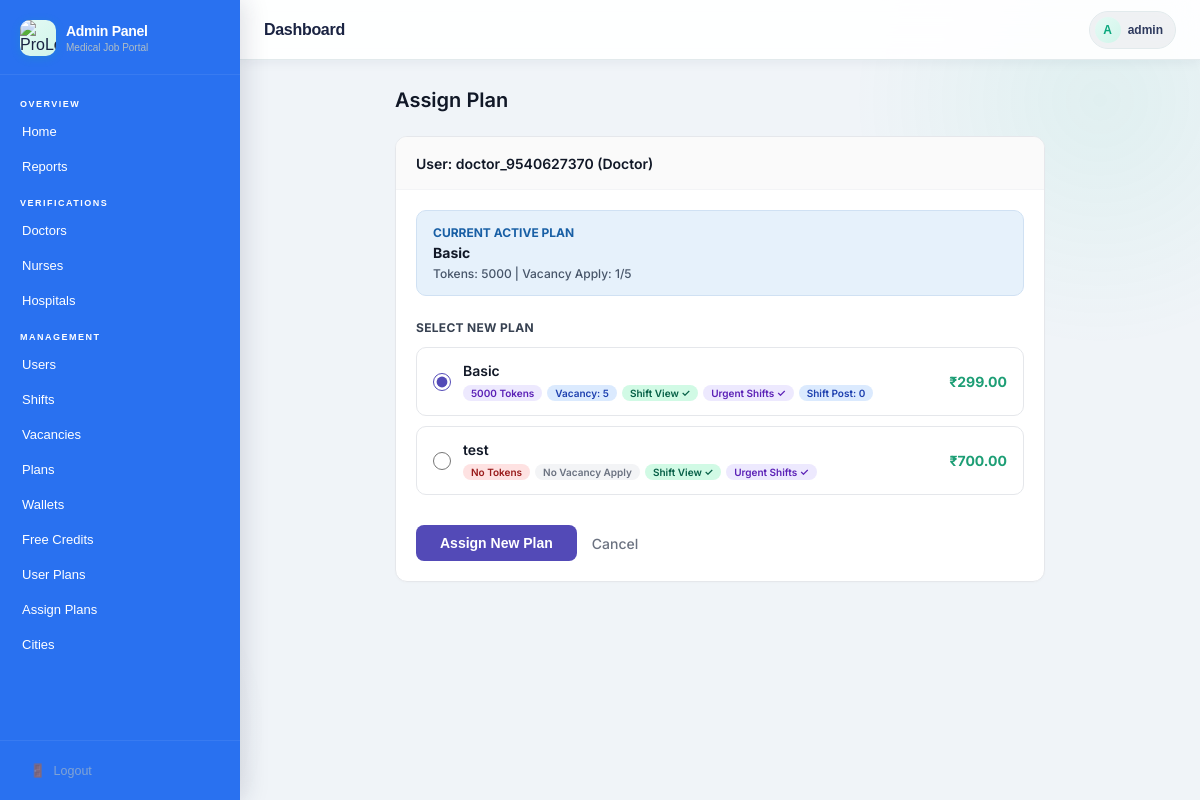
The page /plans/assign/38/ (signed in) on the database its author committed.
### users/models.py (models this page shows, shortened)
class CustomUser(AbstractUser):
    ROLE_CHOICES = (
        ('doctor', 'Doctor'),
        ('nurse', 'Nurse'),
        ('hospital', 'Hospital'),
        ('admin', 'Admin'),
    )
    role   = models.CharField(max_length=20, choices=ROLE_CHOICES)
    mobile = models.CharField(max_length=10, unique=True, null=True, blank=True)  # ✅ Unique mobile

### plans/models.py (models this page shows, shortened)
class UserPlan(models.Model):
    user      = models.ForeignKey(User, on_delete=models.CASCADE, related_name='plans')
    plan      = models.ForeignKey(Plan, on_delete=models.SET_NULL, null=True)
    is_active = models.BooleanField(default=True)
    bought_at = models.DateTimeField(auto_now_add=True)
    start_date = models.DateTimeField(null=True, blank=True)
    end_date   = models.DateTimeField(null=True, blank=True)   # None = Lifetime
    vacancy_limit_used = models.PositiveIntegerField(default=0)
    shift_post_used   = models.PositiveIntegerField(default=0)
    vacancy_post_used = models.PositiveIntegerField(default=0)
    class Meta:
        ordering = ['-bought_at']

class Plan(models.Model):
    ROLE_CHOICES = [
        ('doctor',   'Doctor'),
        ('nurse',    'Nurse'),
        ('hospital', 'Hospital'),
    ]
    DURATION_CHOICES = [
        (1,  '1 Month'),
        (2,  '2 Months'),
        (3,  '3 Months'),
        (6,  '6 Months'),
        (12, '12 Months (1 Year)'),
    ]
    TOKEN_MODE_CHOICES = [
        ('disabled',  'No Tokens'),        # tokens feature hi nahi
        ('fixed',     'Fixed Amount'),     # X tokens milenge
        ('unlimited', 'Unlimited'),        # ∞ tokens
    ]
    name        = models.CharField(max_length=100)
    role        = models.CharField(max_length=20, choices=ROLE_CHOICES)
    price       = models.DecimalField(max_digits=10, decimal_places=2)
    description = models.TextField(blank=True)
    is_active   = models.BooleanField(default=True)
    created_at  = models.DateTimeField(auto_now_add=True)
    shift_view_enabled = models.BooleanField(
    default=False,
    help_text="Kya is plan mein Available Shifts dekhne ki permission hai?"
)
    urgent_shift_enabled = models.BooleanField(
    default=False,
    help_text="Dashboard pe urgent shifts dikhenge (shift_view_enabled bhi hona chahiye)"
)
    is_lifetime     = models.BooleanField(
        default=False,
        help_text="Check karo agar plan kabhi expire na ho (Lifetime)"
    )
    duration_months = models.PositiveIntegerField(
    choices=DURATION_CHOICES,
    default=1,
    null=True,      # ← add karo
    blank=True,     # ← add karo
    help_text="Plan kitne mahine ka hai (is_lifetime=False hone par kaam aata hai)"
)
    urgent_shift_post_enabled = models.BooleanField(
    default=False,
    help_text="Kya is plan mein urgent shift post karne ki permission hai?"
)
    token_mode = models.CharField(
        max_length=10,
        choices=TOKEN_MODE_CHOICES,
        default='disabled',
        help_text="disabled=tokens nahi, fixed=X tokens, unlimited=∞ tokens"
    )
    tokens = models.PositiveIntegerField(
        default=0,
        help_text="Sirf token_mode='fixed' hone par use hota hai"
    )
    vacancy_apply_enabled   = models.BooleanField(
        default=False,
        help_text="Kya is plan mein vacancy apply feature ON hai?"
    )
    unlimited_vacancy_apply = models.BooleanField(
        default=False,
        help_text="Unlimited vacancy apply? (vacancy_apply_enabled=True hona chahiye)"
    )
    vacancy_limit           = models.PositiveIntegerField(
        default=0,
        help_text="Kitni vacancies pe apply kar sakta hai (unlimited_vacancy_apply=False hone par)"
    )
    shift_post_enabled   = models.BooleanField(
        default=False,
        help_text="Kya is plan mein shift posting feature ON hai?"
    )
    unlimited_shift_post = models.BooleanField(default=False)
    shift_post_limit     = models.PositiveIntegerField(default=0)
    vacancy_post_enabled   = models.BooleanField(
        default=False,
        help_text="Kya is plan mein vacancy posting feature ON hai?"
    )
    unlimited_vacancy_post = models.BooleanField(default=False)
    vacancy_post_limit     = models.PositiveIntegerField(default=0)
    class Meta:
        ordering = ['role', 'price']

### plans/views.py (the view, shortened to what this page needs)
# urls.py: path('assign/<int:user_id>/',       views.assign_plan,      name='admin_assign_plan'),
@login_required
@user_passes_test(is_admin)
def assign_plan(request, user_id):
    target_user  = get_object_or_404(User, pk=user_id)
    plans        = Plan.objects.filter(role=target_user.role, is_active=True)
    current_plan = UserPlan.objects.filter(user=target_user, is_active=True).first()
    return render(request, 'admin_panel/plans/assign_plan.html', {
        'target_user': target_user, 'plans': plans, 'current_plan': current_plan,
    })

### plans/context_processors.py (called while the page is built, shortened)
def plan_permissions(request):
    active_plan = get_active_plan(request.user)
    can_view_shifts   = False
    can_view_urgent   = False
    can_apply_vacancy = False
    can_post_shift    = False
    can_post_shift_h   = False
    can_post_vacancy_h = False
    return {
         'ctx_can_view_shifts':    can_view_shifts,
    'ctx_can_view_urgent':    can_view_urgent,
    'ctx_can_apply_vacancy':  can_apply_vacancy,
    'ctx_can_post_shift':     can_post_shift or can_post_shift_h,
    'ctx_can_post_vacancy':   can_post_vacancy_h,
    }

### plans/utils.py (called while the page is built, shortened)
def get_active_plan(user):
    plan = UserPlan.objects.filter(user=user, is_active=True).first()
    if not plan:
        return None

### plans/views.py (called while the page is built)
def is_admin(user):
    return user.is_authenticated and user.is_staff

### admin_panel/templates/admin_panel/plans/assign_plan.html (shortened to what this page needs)
{% extends 'admin_panel/base.html' %}
{% block content %}
<div class="dash-wrap">
  <div class="top-bar">
    <div class="top-bar-title">Assign Plan</div>
  </div>
  <div class="reg-card">
    <div class="reg-card-head">
      <span class="reg-card-title">User: {{ target_user.username }} ({{ target_user.role|title }})</span>
    </div>
    <div class="reg-card-body">
      {% if current_plan %}
      <div class="status-info">
        <span class="status-label">Current Active Plan</span>
        <div class="status-text">
          <strong>{{ current_plan.plan.name }}</strong>
          <div class="plan-meta" style="color: #475569; margin-top: 5px;">
            {% if target_user.role == 'hospital' %}
              Shifts: {{ current_plan.shift_post_used }}/{% if current_plan.plan.unlimited_shift_post %}∞{% else %}{{ current_plan.plan.shift_post_limit }}{% endif %} |
              Vacancies: {{ current_plan.vacancy_post_used }}/{% if current_plan.plan.unlimited_vacancy_post %}∞{% else %}{{ current_plan.plan.vacancy_post_limit }}{% endif %}
            {% else %}
              Tokens: {% if current_plan.plan.token_mode == 'unlimited' %}∞ Unlimited{% else %}{{ current_plan.plan.tokens }}{% endif %} |
              Vacancy Apply: {{ current_plan.vacancy_limit_used }}/{% if current_plan.plan.unlimited_vacancy_apply %}∞{% else %}{{ current_plan.plan.vacancy_limit }}{% endif %}
            {% endif %}
          </div>
        </div>
      </div>
      {% else %}
      <div class="status-info" style="background: #FFFBEB; border-color: #FEF3C7;">
        <span class="status-label" style="color: #92400E;">Notice</span>
        <span class="status-text" style="color: #92400E;">Is user ka koi active plan nahi hai.</span>
      </div>
      {% endif %}
      <form method="post">
        <label style="font-size: 12px; font-weight: 700; color: #374151; text-transform: uppercase; letter-spacing: 0.3px; margin-bottom: 12px; display: block;">Select New Plan</label>
        <div style="margin-bottom: 24px;">
          {% for plan in plans %}
          <label class="plan-option">
            <input type="radio" name="plan_id" value="{{ plan.pk }}"
                   {% if current_plan and current_plan.plan.pk == plan.pk %}checked{% endif %}>
            <div class="plan-info">
              <span class="plan-name">{{ plan.name }}</span>
              {% if target_user.role == 'hospital' %}
                <div class="feature-tags">
                  {% if plan.shift_post_enabled %}
                    <span class="f-tag green">
                      Shifts: {% if plan.unlimited_shift_post %}∞ Unlimited{% else %}{{ plan.shift_post_limit }}{% endif %}
                    </span>
                  {% else %}
                    <span class="f-tag gray">No Shift Post</span>
                  {% endif %}
                  {% if plan.vacancy_post_enabled %}
                    <span class="f-tag blue">
                      Vacancies: {% if plan.unlimited_vacancy_post %}∞ Unlimited{% else %}{{ plan.vacancy_post_limit }}{% endif %}
                    </span>
                  {% else %}
                    <span class="f-tag gray">No Vacancy Post</span>
                  {% endif %}
                </div>
              {% else %}
                <div class="feature-tags">
                  {% if plan.token_mode == 'unlimited' %}
                    <span class="f-tag green">∞ Unlimited Tokens</span>
                  {% elif plan.token_mode == 'fixed' %}
                    <span class="f-tag purple">{{ plan.tokens }} Tokens</span>
                  {% else %}
                    <span class="f-tag red">No Tokens</span>
                  {% endif %}
                  {% if plan.vacancy_apply_enabled %}
                    <span class="f-tag blue">
                      Vacancy: {% if plan.unlimited_vacancy_apply %}∞ Unlimited{% else %}{{ plan.vacancy_limit }}{% endif %}
                    </span>
                  {% else %}
                    <span class="f-tag gray">No Vacancy Apply</span>
                  {% endif %}
                  {% if plan.shift_view_enabled %}
                    <span class="f-tag green">Shift View ✓</span>
                  {% endif %}
                  {% if plan.urgent_shift_enabled %}
                    <span class="f-tag purple">Urgent Shifts ✓</span>
                  {% endif %}
                  {% if plan.shift_post_enabled %}
                    <span class="f-tag blue">
                      Shift Post: {% if plan.unlimited_shift_post %}∞{% else %}{{ plan.shift_post_limit }}{% endif %}
                    </span>
                  {% endif %}
                </div>
              {% endif %}
            </div>
            <div class="plan-price">₹{{ plan.price }}</div>
          </label>
          {% empty %}
          <div style="text-align: center; padding: 20px; color: #9ca3af; border: 1px dashed #d1d5db; border-radius: 10px;">
            No plans available for this role.
          </div>
          {% endfor %}
        </div>
        {% if plans %}
        <div style="display: flex; align-items: center; margin-top: 30px;">
          <button type="submit" class="btn-submit">Assign New Plan</button>
          <a href="{% url 'admin_user_plan_list' %}" class="btn-cancel">Cancel</a>
        </div>
        {% endif %}
      </form>
    </div>
  </div>
</div>
{% endblock %}

### admin_panel/templates/admin_panel/base.html (shortened to what this page needs)
{% load static %}
<!DOCTYPE html>
<html lang="hi">
<head>
</head>
<body>
<aside class="sidebar" id="sidebar">
  <div class="sidebar-brand">
      <div class="logo-icon">
        <img src="{% static 'users/images/Black_and_White_Circular_Art___Design_Logo-removebg-preview.png' %}"
          alt="ProLocum Logo">
      </div>
    <div class="brand-text">
      <h1>Admin Panel</h1>
      <p>Medical Job Portal</p>
    </div>
  </div>
  <nav class="sidebar-nav">
    <div class="nav-section-label">Overview</div>
    <a href="{% url 'admin_dashboard' %}" class="nav-link {% if request.resolver_match.url_name == 'admin_dashboard' %}active{% endif %}">
   Home
    </a>
    <a href="{% url 'admin_reports' %}" class="nav-link {% if request.resolver_match.url_name == 'admin_reports' %}active{% endif %}">
Reports
    </a>
    <div class="nav-section-label">Verifications</div>
    <a href="{% url 'admin_applications' %}?role=doctor&status=pending" class="nav-link">
     Doctors
    </a>
    <a href="{% url 'admin_applications' %}?role=nurse&status=pending" class="nav-link">
   Nurses
    </a>
    <a href="{% url 'admin_applications' %}?role=hospital&status=pending" class="nav-link">
       Hospitals
    </a>
    <div class="nav-section-label">Management</div>
    <a href="{% url 'admin_user_list' %}" class="nav-link {% if request.resolver_match.url_name == 'admin_user_list' %}active{% endif %}">
       Users
    </a>
    <a href="{% url 'admin_shift_list' %}" class="nav-link {% if request.resolver_match.url_name == 'admin_shift_list' %}active{% endif %}">
       Shifts
    </a>
    <a href="{% url 'admin_vacancy_list' %}" class="nav-link {% if request.resolver_match.url_name == 'admin_vacancy_list' %}active{% endif %}">
       Vacancies
    </a>
    <a href="{% url 'admin_plan_list' %}" class="nav-link ">
       Plans
    </a>
    <a href="{% url 'admin_wallet_list' %}" class="nav-link ">
       Wallets
    </a>
    <a href="{% url 'admin_default_credits' %}" class="nav-link ">
       Free Credits
    </a>
<a href="{% url 'admin_user_plan_list' %}" class="nav-link ">
    User Plans
</a>
<a href="{% url 'admin_all_users_plan' %}" class="nav-link">
    Assign Plans
</a>
<a href="{% url 'admin_city_list' %}" class="nav-link {% if request.resolver_match.url_name == 'admin_city_list' %}active{% endif %}">
     Cities
</a>
  </nav>
  <div class="sidebar-footer">
    <a href="{% url 'logout' %}"><span>🚪</span> Logout</a>
  </div>
</aside>
<main class="main">
  <div class="topbar">
    <div class="topbar-left">
      <span class="topbar-title">{% block page_title %}Dashboard{% endblock %}</span>
    </div>
    <div class="topbar-right">
      <div class="user-chip">
        <div class="user-avatar">{{ request.user.username|first|upper }}</div>
        <span class="user-name">{{ request.user.username }}</span>
      </div>
    </div>
  </div>
  <div class="content">
    {% block content %}{% endblock %}
  </div>
</main>
</body>
</html>

### admin_panel/templates/admin_panel/plans/assign_plan.html (style rules this page uses)
.dash-wrap { padding: 4px 0 32px; font-family: 'Inter', sans-serif; max-width: 650px; margin: 0 auto; }
.top-bar { display: flex; align-items: center; justify-content: space-between; margin-bottom: 24px; }
.top-bar-title { font-size: 20px; font-weight: 600; color: #111827; margin: 0; }
.reg-card { background: #fff; border: 1px solid #e5e7eb; border-radius: 12px; overflow: hidden; box-shadow: 0 1px 3px rgba(0,0,0,0.02); }
.reg-card-head { padding: 16px 20px; border-bottom: 1px solid #f3f4f6; background: #fafafa; }
.reg-card-title { font-size: 14px; font-weight: 600; color: #111827; }
.reg-card-body { padding: 20px; }
.status-info { background: #E6F1FB; border-radius: 10px; padding: 14px 16px; margin-bottom: 24px; border: 1px solid #d0e1f3; }
.status-label { font-size: 12px; font-weight: 700; color: #185FA5; text-transform: uppercase; display: block; margin-bottom: 4px; }
.status-text { font-size: 14px; color: #111827; font-weight: 500; }
.plan-option { display: flex; align-items: center; padding: 14px 16px; border: 1px solid #e5e7eb; border-radius: 10px; margin-bottom: 10px; cursor: pointer; transition: all 0.15s; }
.plan-option input[type="radio"] { width: 18px; height: 18px; accent-color: #534AB7; cursor: pointer; }
.plan-info { margin-left: 12px; flex: 1; }
.plan-name { font-size: 14px; font-weight: 600; color: #111827; display: block; }
.plan-meta { font-size: 12px; color: #9ca3af; margin-top: 2px; }
.plan-price { font-size: 14px; font-weight: 700; color: #1D9E75; }
.feature-tags { display: flex; flex-wrap: wrap; gap: 5px; margin-top: 6px; }
.f-tag { font-size: 10px; font-weight: 600; padding: 2px 8px; border-radius: 20px; }
.f-tag.green { background: #d1fae5; color: #065f46; }
.f-tag.purple { background: #ede9fe; color: #5b21b6; }
.f-tag.gray { background: #f3f4f6; color: #6b7280; }
.f-tag.red { background: #fee2e2; color: #991b1b; }
.f-tag.blue { background: #dbeafe; color: #1e40af; }
.btn-submit { background: #534AB7; color: #fff; border: none; padding: 10px 24px; border-radius: 8px; font-size: 14px; font-weight: 600; cursor: pointer; transition: opacity 0.15s; }
.btn-cancel { font-size: 14px; font-weight: 500; color: #6b7280; text-decoration: none; margin-left: 15px; }

### rows shown on the page
CustomUser: user.username|first "A", user.username "admin"
CustomUser: username "doctor_9540627370", role "Doctor"
UserPlan: plan.name "Basic", plan.tokens "5000", vacancy_limit_used "1", plan.vacancy_limit "5"
Plan: plan_id "☑ Basic 5000 Tokens Vacancy: 5 S", name "Basic", tokens "5000", vacancy_limit "5", shift_view_enabled "Shift View ✓", urgent_shift_enabled "Urgent Shifts ✓", shift_post_limit "0", price "299.00"
Plan: plan_id "☐ test No Tokens No Vacancy Appl", name "test", token_mode "No Tokens", vacancy_apply_enabled "No Vacancy Apply", shift_view_enabled "Shift View ✓", urgent_shift_enabled "Urgent Shifts ✓", price "700.00"
